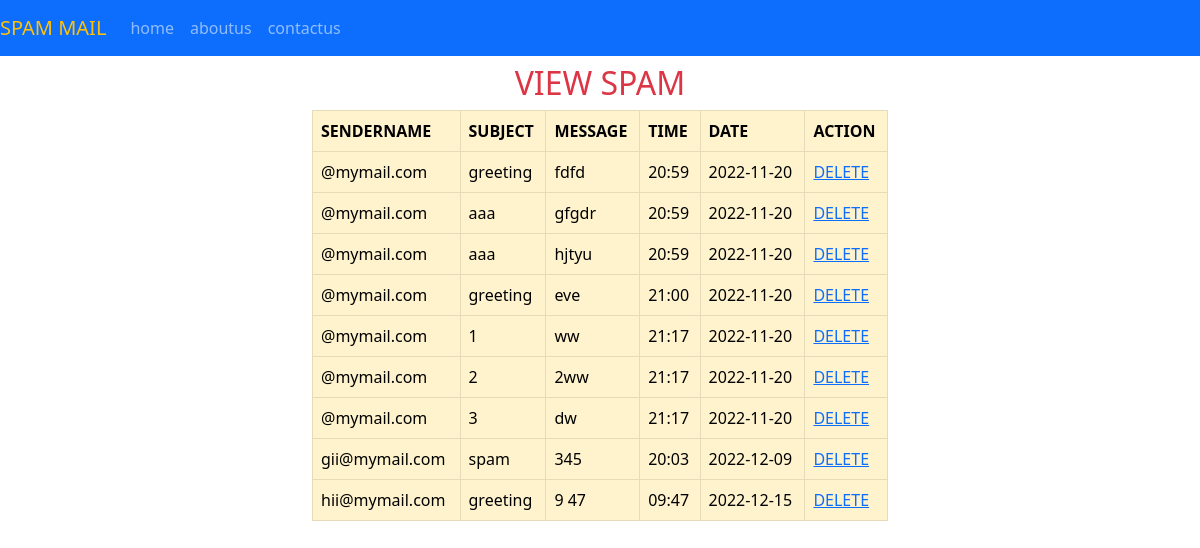
The app's page /viewspam/ (signed in) with its own data.
### user/models.py (models this page shows)
class message_tb(models.Model):
    senderid=models.ForeignKey(register_tb,on_delete=models.CASCADE,related_name='sender')
    reciverid=models.ForeignKey(register_tb,on_delete=models.CASCADE,related_name='reciver')
    subject=models.CharField(max_length=20)
    message=models.CharField(max_length=20)
    date=models.CharField(max_length=20)
    time=models.CharField(max_length=20)
    status=models.CharField(max_length=20,default='pending')
    filterstatus=models.CharField(max_length=20,default='pending')

class register_tb(models.Model):
    name=models.CharField(max_length=20)
    address=models.CharField(max_length=20)
    gender=models.CharField(max_length=20)
    dob=models.CharField(max_length=20)
    phonenumber=models.CharField(max_length=20)
    country=models.CharField(max_length=20)
    state=models.CharField(max_length=20)
    username=models.CharField(max_length=20)
    password=models.CharField(max_length=20)
    securityquestion=models.CharField(max_length=20)
    answer=models.CharField(max_length=20)

### user/views.py (the view)
# urls.py: path('viewspam/',userview.viewspam,name="viewspam"),
def viewspam(request):
    use=request.session['id']
    status=['pending','deleted by sender']
    rel=message_tb.objects.filter(reciverid=use,status__in=status,filterstatus='pending')
    return render(request,'viewspam.html',{'spaam':rel})

### templates/viewspam.html (shortened to what this page needs)
<!DOCTYPE html>
<html lang="en">
<head>
    <link rel="stylesheet" href="/static/css/bootstrap.css">
</head>
<body>
    <div class='navbar navbar-expand-lg navbar-dark bg-primary'>
        <a class="navbar-brand text-warning" href>SPAM MAIL</a>
        <ul class="navbar-nav">
            <li class="nav-item">
                <a class="nav-link" href="{% url 'index' %}">home</a>
            </li>
            <li class="nav-item">
                <a class="nav-link" href="#">aboutus</a>
            </li>
            <li class="nav-item">
                <a class="nav-link" href="#">contactus</a>
            </li>
        </ul>
    </div>
    <body>
        <div class="container w-50">
            <h2 class="text-center text-danger mt-2">VIEW SPAM</h2>
        <form>
            <table class="table table-bordered table-warning">
                <tr>
                    <th>SENDERNAME</th>
                    <th>SUBJECT</th>
                    <th>MESSAGE</th>
                    <th>TIME</th>
                    <th>DATE</th>
                    <th>ACTION</th>
                </tr>
                {% for v in spaam %}
                <tr>
                    <td>{{v.senderid.username}}</td>
                    <td>{{v.subject}}</td>
                    <td>{{v.message}}</td>
                    <td>{{v.time}}</td>
                    <td>{{v.date}}</td>
                    <td><a href="{% url 'deletespam' v.id%}">DELETE</a></td>
                </tr>
                {% endfor %}
            </table>
        </form>
        </div>
    </body>
</html>

### records on screen
message_tb: senderid.username "@mymail.com", subject "greeting", message "fdfd", time "20:59", date "2022-11-20"
message_tb: senderid.username "@mymail.com", subject "aaa", message "gfgdr", time "20:59", date "2022-11-20"
message_tb: senderid.username "@mymail.com", subject "aaa", message "hjtyu", time "20:59", date "2022-11-20"
message_tb: senderid.username "@mymail.com", subject "greeting", message "eve", time "21:00", date "2022-11-20"
message_tb: senderid.username "@mymail.com", subject "1", message "ww", time "21:17", date "2022-11-20"
message_tb: senderid.username "@mymail.com", subject "2", message "2ww", time "21:17", date "2022-11-20"
message_tb: senderid.username "@mymail.com", subject "3", message "dw", time "21:17", date "2022-11-20"
message_tb: senderid.username "gii@mymail.com", subject "spam", message "345", time "20:03", date "2022-12-09"
message_tb: senderid.username "hii@mymail.com", subject "greeting", message "9 47", time "09:47", date "2022-12-15"
